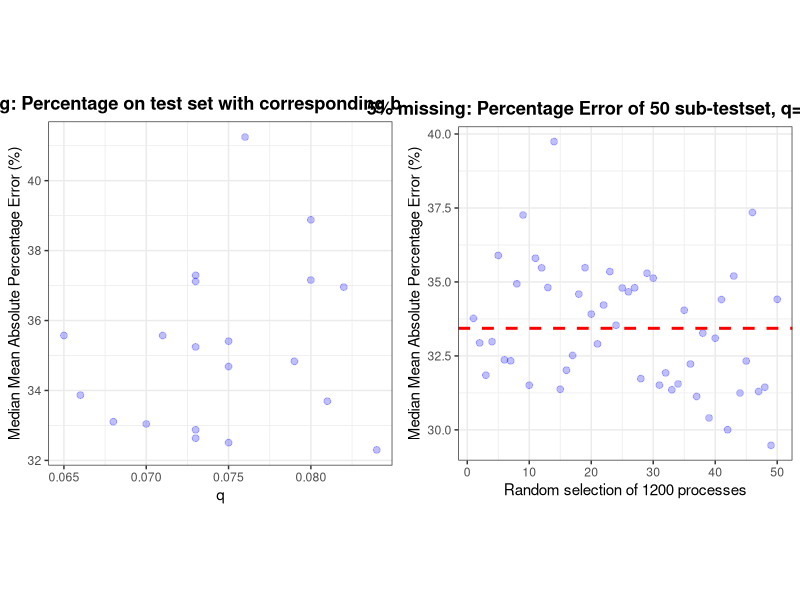

Here is the R script that generated this plot:
# setwd("~/Desktop/LCI plot_revised2/new plot/code")
library(gridExtra)
library(ggplot2)

# 读取第一个数据集并处理
C2_numeric <- read.csv("figure4a.csv", header = FALSE)
data <- data.frame(x = C2_numeric[, 1], y = C2_numeric[, 3] * 100)

# 创建第一个正方形图表
plot2 <- ggplot(data, aes(x = x, y = y)) + 
  geom_point(alpha = 0.25, size = 2, color = "blue") +
  theme_bw() +
  xlab("q") +
  ylab("Median Mean Absolute Percentage Error (%)") +
  ggtitle("5% missing: Percentage on test set with corresponding best parameters") +
  theme(
    plot.title = element_text(hjust = 0.5, face = "bold"),
    aspect.ratio = 1  # 设置宽高比为1，使图表成为正方形
  )

# 读取第二个数据集并处理
values <- read.csv("figure4b.csv", header = FALSE)
seed_range <- 1:50
values <- as.numeric(values$V1) * 100
values_mean <- mean(values)
data2 <- data.frame(seed_range = seed_range, values = values)

# 创建第二个正方形图表
plot3 <- ggplot(data2, aes(x = seed_range, y = values)) + 
  geom_point(alpha = 0.25, size = 2, color = "blue") +
  geom_hline(yintercept = values_mean, color = "red", linetype = "dashed", size = 1) +
  theme_bw() +
  xlab("Random selection of 1200 processes") +
  ylab("Median Mean Absolute Percentage Error (%)") +
  ggtitle("5% missing: Percentage Error of 50 sub-testset, q=0.075 k=2") +
  theme(
    plot.title = element_text(hjust = 0.5, face = "bold"),
    aspect.ratio = 1  # 设置宽高比为1，使图表成为正方形
  )

# 将两个正方形图表并排显示
grid.arrange(plot2, plot3, ncol = 2, widths = c(1, 1))